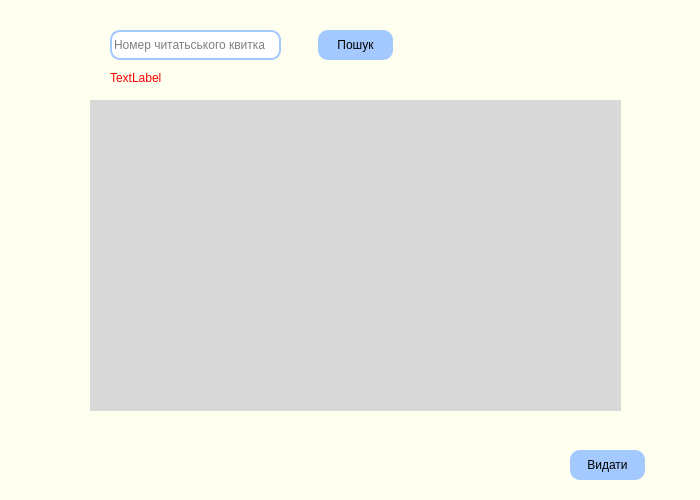
<?xml version="1.0" encoding="UTF-8"?>
<ui version="4.0">
 <class>giveBook</class>
 <widget class="QWidget" name="giveBook">
  <property name="geometry">
   <rect>
    <x>0</x>
    <y>0</y>
    <width>700</width>
    <height>500</height>
   </rect>
  </property>
  <property name="windowTitle">
   <string>Form</string>
  </property>
  <property name="styleSheet">
   <string notr="true">background-color: rgb(255, 255, 240);</string>
  </property>
  <widget class="QPushButton" name="search_button">
   <property name="geometry">
    <rect>
     <x>318</x>
     <y>30</y>
     <width>75</width>
     <height>30</height>
    </rect>
   </property>
   <property name="styleSheet">
    <string notr="true">border-radius: 10px;
border-color: rgb(0, 0, 0);
background-color: rgb(164, 201, 255);
font: 12pt &quot;Arial&quot;;
</string>
   </property>
   <property name="text">
    <string>Пошук</string>
   </property>
  </widget>
  <widget class="QLineEdit" name="id_field">
   <property name="geometry">
    <rect>
     <x>110</x>
     <y>30</y>
     <width>171</width>
     <height>30</height>
    </rect>
   </property>
   <property name="styleSheet">
    <string notr="true">border-radius: 10px;
font: 10pt &quot;Arial&quot;;
border: 2px solid rgb(164, 201, 255);
background-color: white;
</string>
   </property>
   <property name="text">
    <string/>
   </property>
   <property name="placeholderText">
    <string>Номер читатьського квитка</string>
   </property>
  </widget>
  <widget class="QLabel" name="background">
   <property name="geometry">
    <rect>
     <x>90</x>
     <y>100</y>
     <width>531</width>
     <height>311</height>
    </rect>
   </property>
   <property name="styleSheet">
    <string notr="true">background-color: rgb(217, 217, 217);
font: 14pt &quot;Arial&quot;;
text-align: center;</string>
   </property>
   <property name="text">
    <string/>
   </property>
  </widget>
  <widget class="QPushButton" name="give_button">
   <property name="geometry">
    <rect>
     <x>570</x>
     <y>450</y>
     <width>75</width>
     <height>30</height>
    </rect>
   </property>
   <property name="styleSheet">
    <string notr="true">border-radius: 10px;
border-color: rgb(0, 0, 0);
background-color: rgb(164, 201, 255);
font: 12pt &quot;Arial&quot;;
</string>
   </property>
   <property name="text">
    <string>Видати</string>
   </property>
  </widget>
  <widget class="QLabel" name="id_issue">
   <property name="geometry">
    <rect>
     <x>110</x>
     <y>60</y>
     <width>200</width>
     <height>35</height>
    </rect>
   </property>
   <property name="styleSheet">
    <string notr="true">color: red;
font: 12pt &quot;Arial&quot;;</string>
   </property>
   <property name="text">
    <string>TextLabel</string>
   </property>
  </widget>
 </widget>
 <resources/>
 <connections/>
</ui>
